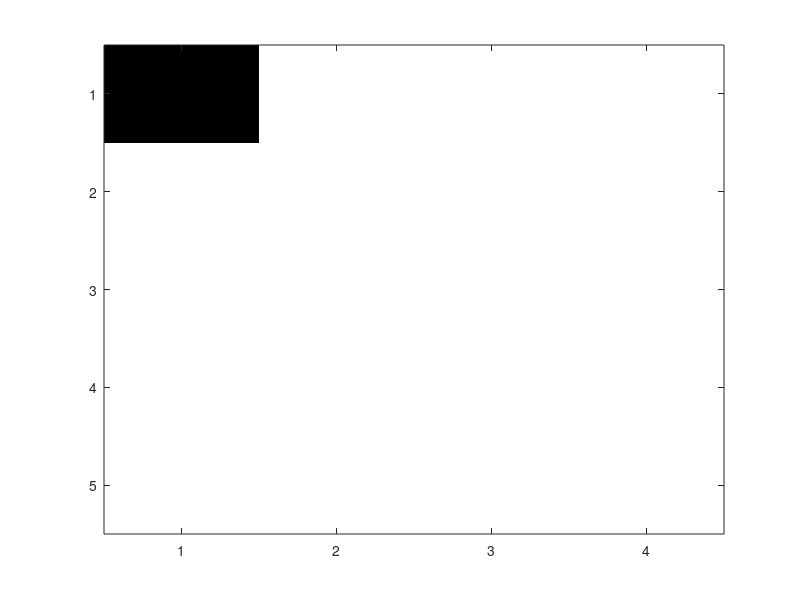

Write MATLAB code to recreate this figure. (Note: this script raises an error after producing the figure.)
% Initialize current location maze array
% 1 means unvisited
% 0.5 means visited
% 0 is the robot's current location

global maze;
maze = zeros(5, 4);
maze(:,:,2) = zeros(5, 4);

curr_loc = [...
    0 1 1 1 
    1 1 1 1
    1 1 1 1
    1 1 1 1 
    1 1 1 1];  

global pos; 
global dir;
global curr_node;
dir = 0; % {E, S, W, N} 
pos = [1 1];
curr_node = maze(1, 1, :); % dir, visited 

% Set maze walls
% For each grid space, wall locations are represented with 4 bits:
% [bit3 bit2 bit1 bit0] ==> [W E S N]
% N (north wall) = 0001 in binary or 1 in decimal
% S (south wall) = 0010 in binary or 2 in decimal
% E (east wall)  = 0100 in binary or 4 in decimal
% W (west wall)  = 1000 in binary or 8 in decimal
% For example: A grid that has a wall to the north and east would have a
% wall location of 0101 in binary or 5 in decimal

% Two wall configurations, for testing
% You can uncomment any of the wall_loc arrays or write your own mazes

% wall_loc = [...
%     9 1 3 5
%     8 4 11 4
%     12 10 5 12
%     8 5 14 12
%     10 2 3 6];
global wall_loc; % eg wall_loc()
wall_loc = [...
    9 1 3 5
    8 6 13 12
    12 11 6 12
    8 3 7 14
    10 3 3 7];

% User-defined color map
% 0   -> black
% 0.5 -> green
% 1   ->
map = [...
       0, 0, 0 
       0, 1, 0
       1, 1, 1];

% Draw initial grid
colormap(map);
imagesc(curr_loc);
caxis([0 1])
draw_walls(wall_loc);
hold on
itr = 0;
while 1
    i = ['iteration ', num2str(itr)];
    disp(i);
    pause(1)
    curr_loc(pos(2), pos(1)) = 0.5;
    dfs();
    curr_loc(pos(2), pos(1)) = 0;
    itr = itr + 1;
    colormap(map);
    imagesc(curr_loc);
    draw_walls(wall_loc);
end 


